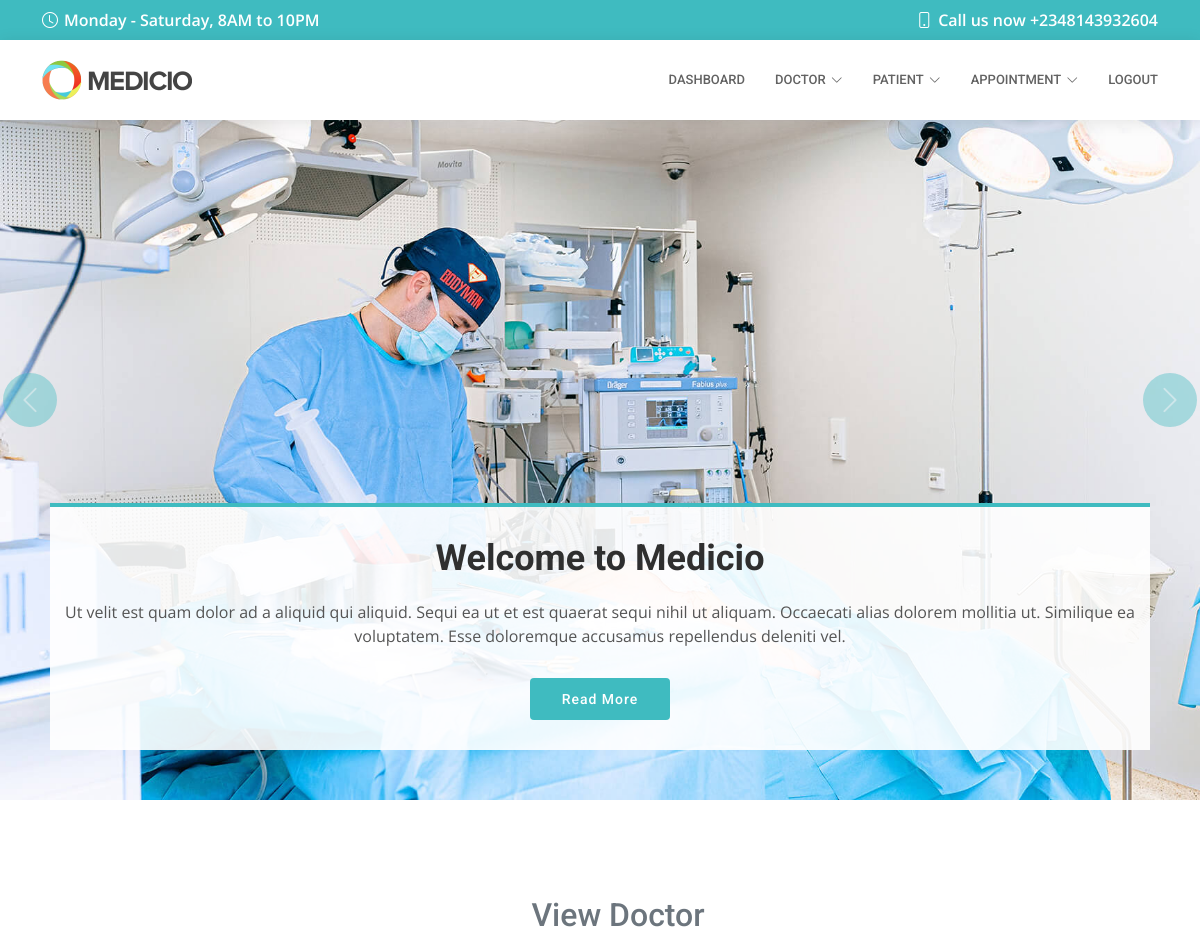
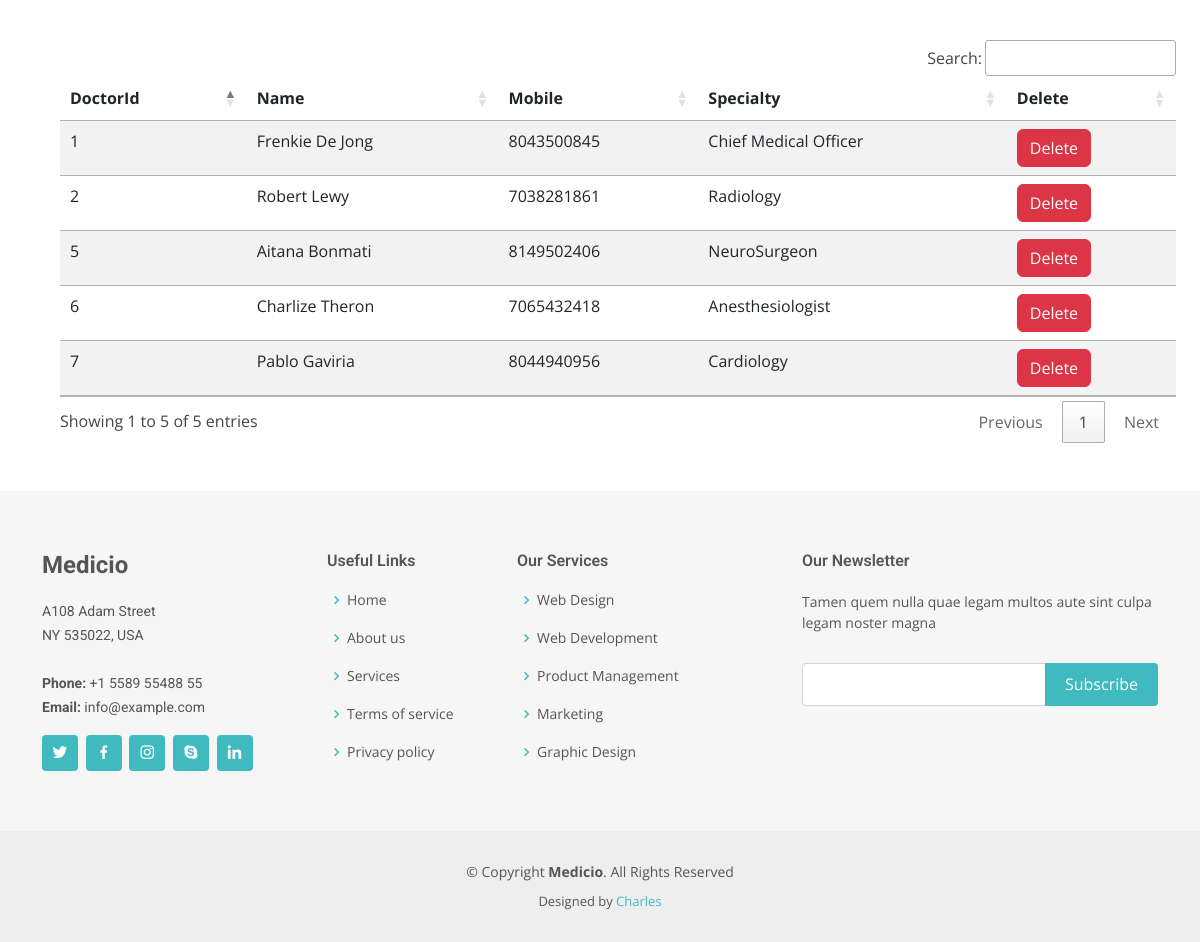
/view_doctor/ (signed in), run on the app's committed database (2 pictures, top to bottom).
### hospital/models.py (models this page shows, shortened)
class Doctor(models.Model):
    name = models.CharField(max_length=50)
    mobile = models.IntegerField()
    specialty = models.CharField(max_length=50)

### hospital/views.py (the view)
# urls.py: path('view_doctor/', views.View_Doctor, name='view_doctor'),
def View_Doctor(request):
    if not request.user.is_staff:
        return redirect('login')
    doc = Doctor.objects.all()
    d = {'doc': doc}
    return render(request, 'view_doctor.html', d)

### hospital/templates/view_doctor.html (shortened to what this page needs)
{% include 'base.html' %}
{% load static %}
{% include 'navigation.html' %}
{% block banner-slider %}
<section id="hero">
    <div id="heroCarousel" data-bs-interval="5000" class="carousel slide carousel-fade" data-bs-ride="carousel">
      <div class="carousel-inner" role="listbox">
        <div class="carousel-item active" style="background-image: url({% static 'assets/img/slide/slide-1.jpg' %});">
          <div class="container">
            <h2>Welcome to <span>Medicio</span></h2>
            <p>Ut velit est quam dolor ad a aliquid qui aliquid. Sequi ea ut et est quaerat sequi nihil ut aliquam. Occaecati alias dolorem mollitia ut. Similique ea voluptatem. Esse doloremque accusamus repellendus deleniti vel.</p>
            <a href="{% url 'about' %}" class="btn-get-started scrollto">Read More</a>
          </div>
        </div>
      </div>
      <a class="carousel-control-prev" href="#heroCarousel" role="button" data-bs-slide="prev">
        <span class="carousel-control-prev-icon bi bi-chevron-left" aria-hidden="true"></span>
      </a>
      <a class="carousel-control-next" href="#heroCarousel" role="button" data-bs-slide="next">
        <span class="carousel-control-next-icon bi bi-chevron-right" aria-hidden="true"></span>
      </a>
    </div>
</section>
{% endblock banner-slider %}
{% block content %}
<div class="container table-responsive m-5">
  <h2 class="text-center text-secondary m-5">View Doctor</h2>
    <table id="example" class="table table-striped table-hover">
        <thead>
            <tr>
                <th scope="col">DoctorId</th>
                <th scope="col">Name</th>
                <th scope="col">Mobile</th>
                <th scope="col">Specialty</th>
                <th scope="col">Delete</th>
            </tr>
        </thead>
        <tbody>
            {% for i in doc %}
            <tr>
                <td>{{ i.id }}</td>
                <td>{{ i.name }}</td>
                <td>{{ i.mobile }}</td>
                <td>{{ i.specialty }}</td>
                <td><a href="{% url 'delete_doctor' i.id %}" onclick="return confirm('Are you sure you want to delete?')" class="btn btn-danger">Delete</a></td>
            </tr>
            {% endfor %}
        </tbody>
    </table>
</div>
<footer id="footer">
    <div class="footer-top">
        <div class="container">
            <div class="row">
            <div class="col-lg-3 col-md-6">
                <div class="footer-info">
                <h3>Medicio</h3>
                <p>
                    A108 Adam Street <br>
                    NY 535022, USA<br><br>
                    <strong>Phone:</strong> +1 5589 55488 55<br>
                    <strong>Email:</strong> info@example.com<br>
                </p>
                <div class="social-links mt-3">
                    <a href="#" class="twitter"><i class="bx bxl-twitter"></i></a>
                    <a href="#" class="facebook"><i class="bx bxl-facebook"></i></a>
                    <a href="#" class="instagram"><i class="bx bxl-instagram"></i></a>
                    <a href="#" class="google-plus"><i class="bx bxl-skype"></i></a>
                    <a href="#" class="linkedin"><i class="bx bxl-linkedin"></i></a>
                </div>
                </div>
            </div>
            <div class="col-lg-2 col-md-6 footer-links">
                <h4>Useful Links</h4>
                <ul>
                <li><i class="bx bx-chevron-right"></i> <a href="#">Home</a></li>
                <li><i class="bx bx-chevron-right"></i> <a href="#">About us</a></li>
                <li><i class="bx bx-chevron-right"></i> <a href="#">Services</a></li>
                <li><i class="bx bx-chevron-right"></i> <a href="#">Terms of service</a></li>
                <li><i class="bx bx-chevron-right"></i> <a href="#">Privacy policy</a></li>
                </ul>
            </div>
            <div class="col-lg-3 col-md-6 footer-links">
                <h4>Our Services</h4>
                <ul>
                <li><i class="bx bx-chevron-right"></i> <a href="#">Web Design</a></li>
                <li><i class="bx bx-chevron-right"></i> <a href="#">Web Development</a></li>
                <li><i class="bx bx-chevron-right"></i> <a href="#">Product Management</a></li>
                <li><i class="bx bx-chevron-right"></i> <a href="#">Marketing</a></li>
                <li><i class="bx bx-chevron-right"></i> <a href="#">Graphic Design</a></li>
                </ul>
            </div>
            <div class="col-lg-4 col-md-6 footer-newsletter">
                <h4>Our Newsletter</h4>
                <p>Tamen quem nulla quae legam multos aute sint culpa legam noster magna</p>
                <form action="" method="post">
                <input type="email" name="email"><input type="submit" value="Subscribe">
                </form>
            </div>
            </div>
        </div>
    </div>
    <div class="container">
        <div class="copyright">
            &copy; Copyright <strong><span>Medicio</span></strong>. All Rights Reserved
        </div>
        <div class="credits">
            Designed by <a href="#">Charles</a>
        </div>
    </div>
</footer>
{% endblock content %}

### hospital/static/assets/css/style.css (style rules this page uses)
body { font-family: "Open Sans", sans-serif; color: #444444; }
a { color: #3fbbc0; text-decoration: none; }
h1, h2, h3, h4, h5, h6 { font-family: "Roboto", sans-serif; }
#hero { width: 100%; height: 100vh; background-color: rgba(60, 60, 60, 0.8); overflow: hidden; position: relative; }
#hero .carousel, #hero .carousel-inner, #hero .carousel-item, #hero .carousel-item::before { position: absolute; top: 0; right: 0; left: 0; bottom: 0; }
#hero .carousel-item { background-size: cover; background-position: center; background-repeat: no-repeat; display: flex; justify-content: center; align-items: flex-end; }
#hero .container { text-align: center; background: rgba(255, 255, 255, 0.9); padding-top: 30px; padding-bottom: 30px; margin-bottom: 50px; border-top: 4px solid #3fbbc0; }
@media (max-width: 1200px) { #hero .container { margin-left: 50px; margin-right: 50px; } }
#hero h2 { color: #2f2f2f; margin-bottom: 20px; font-size: 36px; font-weight: 700; }
#hero p { margin: 0 auto 30px auto; color: #555555; }
#hero .carousel-inner .carousel-item { transition-property: opacity; background-position: center top; }
#hero .carousel-inner .carousel-item, #hero .carousel-inner .active.carousel-item-start, #hero .carousel-inner .active.carousel-item-end { opacity: 0; }
#hero .carousel-inner .active, #hero .carousel-inner .carousel-item-next.carousel-item-start, #hero .carousel-inner .carousel-item-prev.carousel-item-end { opacity: 1; transition: 0.5s; }
#hero .carousel-control-next-icon, #hero .carousel-control-prev-icon { background: none; font-size: 30px; line-height: 0; width: auto; height: auto; background: rgba(63, 187, 192, 0.8); border-radius: 50px; transition: 0.3s; color: rgba(255, 255, 255, 0.5); width: 54px; height: 54px; display: flex; align-items: center; justify-content: center; }
#hero .btn-get-started { font-family: "Roboto", sans-serif; font-weight: 500; font-size: 14px; letter-spacing: 1px; display: inline-block; padding: 14px 32px; border-radius: 4px; transition: 0.5s; line-height: 1; color: #fff; background: #3fbbc0; }
@media (min-width: 1024px) { #hero .carousel-control-prev, #hero .carousel-control-next { width: 5%; } }
section { padding: 60px 0; overflow: hidden; }
#footer { background: #eeeeee; padding: 0 0 30px 0; color: #555555; font-size: 14px; }
#footer .footer-top { background: #f6f6f6; padding: 60px 0 30px 0; }
#footer .footer-top .footer-info { margin-bottom: 30px; }
#footer .footer-top .footer-info h3 { font-size: 24px; margin: 0 0 20px 0; padding: 2px 0 2px 0; line-height: 1; font-weight: 700; }
#footer .footer-top .footer-info p { font-size: 14px; line-height: 24px; margin-bottom: 0; font-family: "Roboto", sans-serif; }
#footer .footer-top .social-links a { font-size: 18px; display: inline-block; background: #3fbbc0; color: #fff; line-height: 1; padding: 8px 0; margin-right: 4px; border-radius: 4px; text-align: center; width: 36px; height: 36px; transition: 0.3s; }
#footer .footer-top h4 { font-size: 16px; font-weight: 600; position: relative; padding-bottom: 12px; }
#footer .footer-top .footer-links { margin-bottom: 30px; }
#footer .footer-top .footer-links ul { list-style: none; padding: 0; margin: 0; }
#footer .footer-top .footer-links ul i { padding-right: 2px; color: #3fbbc0; font-size: 18px; line-height: 1; }
#footer .footer-top .footer-links ul li { padding: 10px 0; display: flex; align-items: center; }
#footer .footer-top .footer-links ul li:first-child { padding-top: 0; }
#footer .footer-top .footer-links ul a { color: #555555; transition: 0.3s; display: inline-block; line-height: 1; }
#footer .footer-top .footer-newsletter form { margin-top: 30px; background: #fff; padding: 6px 10px; position: relative; border: 1px solid #d5d5d5; border-radius: 4px; }
#footer .footer-top .footer-newsletter form input[type=email] { border: 0; padding: 4px; width: calc(100% - 110px); }
#footer .footer-top .footer-newsletter form input[type=submit] { position: absolute; top: -1px; right: -1px; bottom: -1px; border: 0; background: none; font-size: 16px; padding: 0 20px; background: #3fbbc0; color: #fff; transition: 0.3s; border-radius: 0 4px 4px 0; }
#footer .copyright { text-align: center; padding-top: 30px; }
#footer .credits { padding-top: 10px; text-align: center; font-size: 13px; }

### data on the page
Doctor: id "1", name "Frenkie De Jong", mobile "8043500845", specialty "Chief Medical Officer"
Doctor: id "2", name "Robert Lewy", mobile "7038281861", specialty "Radiology"
Doctor: id "5", name "Aitana Bonmati", mobile "8149502406", specialty "NeuroSurgeon"
Doctor: id "6", name "Charlize Theron", mobile "7065432418", specialty "Anesthesiologist"
Doctor: id "7", name "Pablo Gaviria", mobile "8044940956", specialty "Cardiology"
